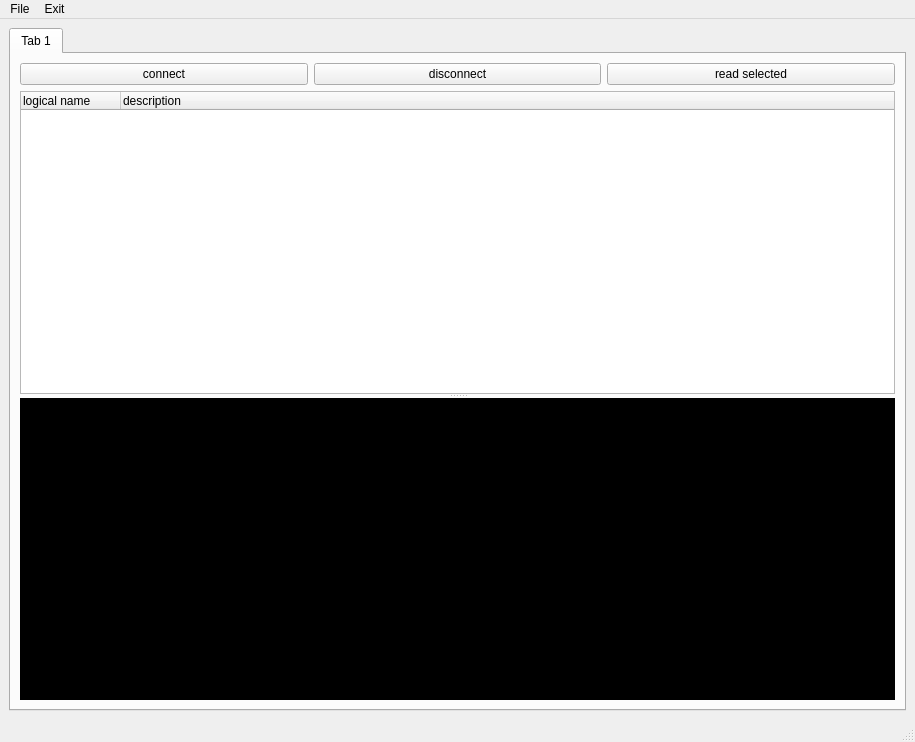
<?xml version="1.0" encoding="UTF-8"?>
<ui version="4.0">
 <class>MainWindow</class>
 <widget class="QMainWindow" name="MainWindow">
  <property name="windowModality">
   <enum>Qt::NonModal</enum>
  </property>
  <property name="geometry">
   <rect>
    <x>0</x>
    <y>0</y>
    <width>915</width>
    <height>742</height>
   </rect>
  </property>
  <property name="contextMenuPolicy">
   <enum>Qt::DefaultContextMenu</enum>
  </property>
  <property name="acceptDrops">
   <bool>false</bool>
  </property>
  <property name="windowTitle">
   <string>DLMS READER APL</string>
  </property>
  <property name="windowOpacity">
   <double>1.000000000000000</double>
  </property>
  <property name="styleSheet">
   <string notr="true"/>
  </property>
  <property name="toolButtonStyle">
   <enum>Qt::ToolButtonTextOnly</enum>
  </property>
  <property name="documentMode">
   <bool>false</bool>
  </property>
  <property name="tabShape">
   <enum>QTabWidget::Rounded</enum>
  </property>
  <property name="dockOptions">
   <set>QMainWindow::AllowTabbedDocks|QMainWindow::AnimatedDocks</set>
  </property>
  <widget class="QWidget" name="centralwidget">
   <layout class="QVBoxLayout" name="verticalLayout_2">
    <item>
     <widget class="QTabWidget" name="tabWidget">
      <property name="currentIndex">
       <number>0</number>
      </property>
      <widget class="QWidget" name="tab_1">
       <attribute name="title">
        <string>Tab 1</string>
       </attribute>
       <layout class="QVBoxLayout" name="verticalLayout_4">
        <item>
         <layout class="QHBoxLayout" name="horizontalLayout_2">
          <item>
           <widget class="QPushButton" name="pushButton_connect">
            <property name="text">
             <string>connect</string>
            </property>
           </widget>
          </item>
          <item>
           <widget class="QPushButton" name="pushButton_disconnect">
            <property name="text">
             <string>disconnect</string>
            </property>
           </widget>
          </item>
          <item>
           <widget class="QPushButton" name="pushButton_read_selected">
            <property name="text">
             <string>read selected</string>
            </property>
           </widget>
          </item>
         </layout>
        </item>
        <item>
         <widget class="QSplitter" name="splitter">
          <property name="orientation">
           <enum>Qt::Vertical</enum>
          </property>
          <widget class="QTreeWidget" name="treeWidget">
           <property name="styleSheet">
            <string notr="true">border-color: rgb(25, 199, 178);</string>
           </property>
           <column>
            <property name="text">
             <string>logical name</string>
            </property>
            <property name="textAlignment">
             <set>AlignJustify|AlignVCenter</set>
            </property>
            <property name="background">
             <color>
              <red>114</red>
              <green>159</green>
              <blue>207</blue>
             </color>
            </property>
            <property name="foreground">
             <brush brushstyle="SolidPattern">
              <color alpha="255">
               <red>0</red>
               <green>0</green>
               <blue>0</blue>
              </color>
             </brush>
            </property>
           </column>
           <column>
            <property name="text">
             <string>description</string>
            </property>
            <property name="background">
             <color>
              <red>114</red>
              <green>159</green>
              <blue>207</blue>
             </color>
            </property>
            <property name="foreground">
             <brush brushstyle="SolidPattern">
              <color alpha="255">
               <red>0</red>
               <green>0</green>
               <blue>0</blue>
              </color>
             </brush>
            </property>
           </column>
          </widget>
          <widget class="QTextBrowser" name="textBrowser">
           <property name="minimumSize">
            <size>
             <width>0</width>
             <height>200</height>
            </size>
           </property>
           <property name="maximumSize">
            <size>
             <width>16777215</width>
             <height>400</height>
            </size>
           </property>
           <property name="styleSheet">
            <string notr="true">background-color: rgb(0, 0, 0);
color: rgb(238, 238, 236);</string>
           </property>
          </widget>
         </widget>
        </item>
       </layout>
      </widget>
     </widget>
    </item>
   </layout>
  </widget>
  <widget class="QMenuBar" name="menubar">
   <property name="geometry">
    <rect>
     <x>0</x>
     <y>0</y>
     <width>915</width>
     <height>22</height>
    </rect>
   </property>
   <widget class="QMenu" name="menuFile">
    <property name="title">
     <string>File</string>
    </property>
   </widget>
   <widget class="QMenu" name="menuExit">
    <property name="title">
     <string>Exit</string>
    </property>
    <addaction name="actionExit"/>
   </widget>
   <addaction name="menuFile"/>
   <addaction name="menuExit"/>
  </widget>
  <widget class="QStatusBar" name="statusbar"/>
  <action name="actionExit">
   <property name="text">
    <string>Exit</string>
   </property>
  </action>
 </widget>
 <resources/>
 <connections>
  <connection>
   <sender>actionExit</sender>
   <signal>triggered(bool)</signal>
   <receiver>MainWindow</receiver>
   <slot>close()</slot>
   <hints>
    <hint type="sourcelabel">
     <x>-1</x>
     <y>-1</y>
    </hint>
    <hint type="destinationlabel">
     <x>443</x>
     <y>335</y>
    </hint>
   </hints>
  </connection>
 </connections>
</ui>
